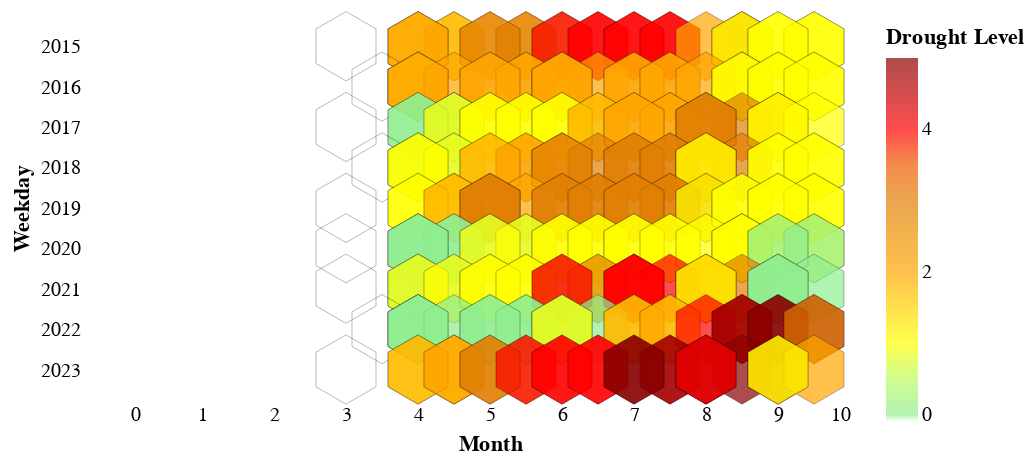

Notebook cell for this chart:
### Code cell
# Size of the hexbins
size = 15
# Count of distinct x features
xFeaturesCount = 12
# Count of distinct y features
yFeaturesCount = 7
# Name of the x field
xField = 'date'
# Name of the y field
yField = 'date'

# the shape of a hexagon
hexagon = "M0,-2.3094010768L2,-1.1547005384 2,1.1547005384 0,2.3094010768 -2,1.1547005384 -2,-1.1547005384Z"

chart = alt.Chart(drought).mark_point(size=size**2, shape=hexagon).encode(
    alt.X('xFeaturePos:Q', title='Month', axis=alt.Axis(grid=False, tickOpacity=0, domainOpacity=0)),
    alt.Y('year:O', title='Weekday', axis=alt.Axis(labelPadding=20, tickOpacity=0, domainOpacity=0)),
    stroke=alt.value('black'),
    strokeWidth=alt.value(0.2),
    fill=alt.Color('level:Q', title='Drought Level', scale=colorscale),
    tooltip=['month(' + xField + '):O', 'day(' + yField + '):O', 'level:Q']
).transform_calculate(
    # This field is required for the hexagonal X-Offset
    xFeaturePos='(day(datum.' + yField + ') % 2) / 2 + month(datum.' + xField + ')'
).properties(
    # Exact scaling factors to make the hexbins fit
    width=size * xFeaturesCount * 2,
    height=size * yFeaturesCount * 1.7320508076,  # 1.7320508076 is approx. sin(60°)*2
).configure_view(
    strokeWidth=0
)

chart

### Figure 1 — Vega-Lite specification as saved in the notebook (floating-point values rounded to 4 significant figures; data arrays with more than 128 entries replaced by an {"elided": "..."} marker saying what was removed)
{"config": {"view": {"continuousWidth": 400, "continuousHeight": 300, "strokeWidth": 0}}, "data": {"name": "data-95821f857d8417acdac1987db0ea0bb0"}, "mark": {"type": "point", "shape": "M0,-2.3094010768L2,-1.1547005384 2,1.1547005384 0,2.3094010768 -2,1.1547005384 -2,-1.1547005384Z", "size": 225}, "encoding": {"fill": {"field": "level", "scale": {"domain": ["-0.1", "0", "1", "2", "3", "4", "5"], "range": ["#1C00ff00", "lightgreen", "yellow", "orange", "#E17F03", "red", "darkred"]}, "title": "Drought Level", "type": "quantitative"}, "stroke": {"value": "black"}, "strokeWidth": {"value": 0.2}, "tooltip": [{"field": "date", "timeUnit": "month", "type": "ordinal"}, {"field": "date", "timeUnit": "day", "type": "ordinal"}, {"field": "level", "type": "quantitative"}], "x": {"axis": {"domainOpacity": 0, "grid": false, "tickOpacity": 0}, "field": "xFeaturePos", "title": "Month", "type": "quantitative"}, "y": {"axis": {"domainOpacity": 0, "labelPadding": 20, "tickOpacity": 0}, "field": "year", "title": "Weekday", "type": "ordinal"}}, "height": 181.9, "transform": [{"calculate": "(day(datum.date) % 2) / 2 + month(datum.date)", "as": "xFeaturePos"}], "width": 360, "$schema": "https://vega.github.io/schema/vega-lite/v4.17.0.json", "datasets": {"data-95821f857d8417acdac1987db0ea0bb0": {"elided": "234 records"}}}
